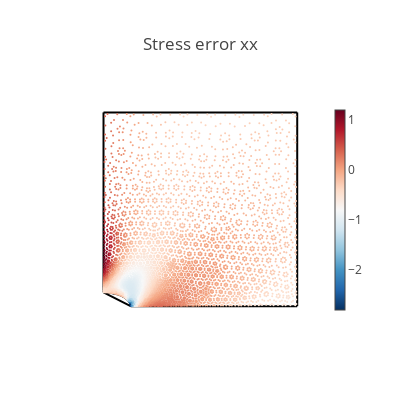
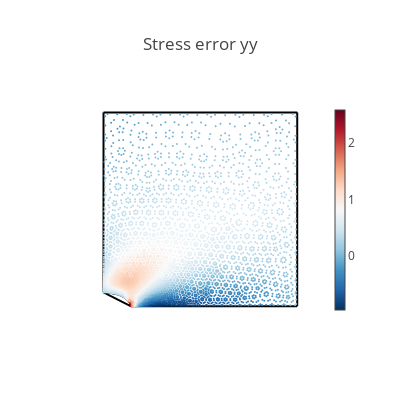
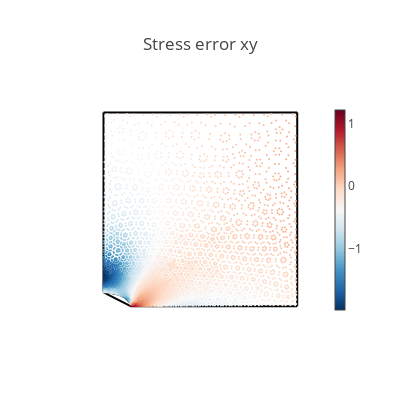
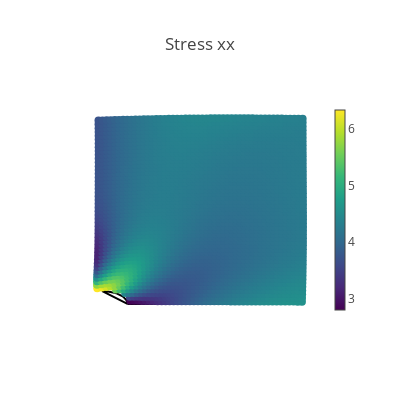

Here is the notebook cell these charts were saved with, in order:
### Code cell
# Create a validation domain different from the training domain
val_x, val_y = np.meshgrid(np.linspace(0, L, 50), np.linspace(0, L, 50))
val_r = Rx * np.ones(np.shape(val_x))
val_domain = np.vstack([val_x.ravel(), val_y.ravel(), val_r.ravel()]).T
mask = (
    ((val_domain[:, 0] ** 2) / (Rx**2)) + ((val_domain[:, 1] ** 2) / (Ry**2))
) > 1
val = torch.tensor(val_domain[mask], requires_grad=True).double()


# Compute model predictions on the validation domain
disp = net(val)
def_val = val[:, :-1] + disp
stress = torch.vmap(sigma)(val)
mises = torch.sqrt(
    stress[:, 0, 0] ** 2
    + stress[:, 1, 1] ** 2
    - stress[:, 0, 0] * stress[:, 1, 1]
    + 3 * stress[:, 0, 1] ** 2
)
# print([loss.item() for loss in compute_les(val)])


@torch.no_grad()
def make_plot(x, y, variable, title, cmap=sequential.Viridis, size=8.0):
    fig = go.Figure()

    # Plot boundaries
    m = dict(color="black")
    fig.add_trace(go.Scatter(x=top[:, 0], y=top[:, 1], mode="lines", marker=m))
    fig.add_trace(go.Scatter(x=bottom[:, 0], y=bottom[:, 1], mode="lines", marker=m))
    fig.add_trace(go.Scatter(x=left[:, 0], y=left[:, 1], mode="lines", marker=m))
    fig.add_trace(go.Scatter(x=right[:, 0], y=right[:, 1], mode="lines", marker=m))
    fig.add_trace(go.Scatter(x=hole[:, 0], y=hole[:, 1], mode="lines", marker=m))

    # Plot variable values
    m = dict(color=variable, colorscale=cmap, size=size, colorbar=dict(thickness=10))
    fig.add_trace(go.Scatter(x=x, y=y, marker=m, mode="markers"))

    # plot settings
    fig.layout.yaxis.scaleanchor = "x"
    fig.update_layout(
        template="none", width=400, height=400, title=title, showlegend=False
    )
    fig.update_xaxes(visible=False)
    fig.update_yaxes(visible=False)
    fig.show()


# Compute data error
s_data = data_output[:, 0:3]
s_pred = torch.vmap(sigma)(data_input[:, 0:3])
ds_xx = s_data[:, 0] - s_pred[:, 0, 0]
ds_yy = s_data[:, 1] - s_pred[:, 1, 1]
ds_xy = s_data[:, 2] - s_pred[:, 0, 1]


# Plot stress errors
cmap = sequential.RdBu_r
make_plot(*data_input[:, 0:2].T, ds_xx, "Stress error xx", size=2.0, cmap=cmap)
make_plot(*data_input[:, 0:2].T, ds_yy, "Stress error yy", size=2.0, cmap=cmap)
make_plot(*data_input[:, 0:2].T, ds_xy, "Stress error xy", size=2.0, cmap=cmap)

# Plot stresses
make_plot(*def_val.T, stress[:, 0, 0], "Stress xx")
make_plot(*def_val.T, stress[:, 0, 1], "Stress xy")
make_plot(*def_val.T, stress[:, 1, 1], "Stress yy")
make_plot(*def_val.T, mises, "Mises stress")

# Plot displacements
make_plot(*def_val.T, disp[:, 0], "Displacement in x", cmap=sequential.Inferno)
make_plot(*def_val.T, disp[:, 1], "Displacement in y", cmap=sequential.Inferno)
